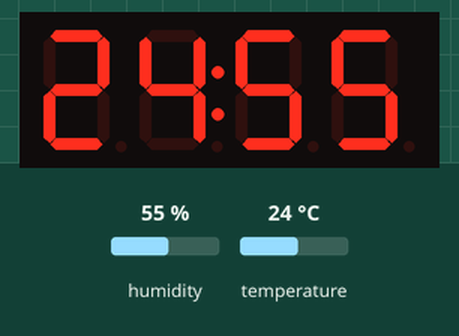
Simulated run of this sketch. Board: Arduino Uno, built with avr-gcc and run on an emulated ATmega328P. On the bench: 4-digit seven-segment display. Inputs (shaded band) come from the test bench; at power-on: humidity 55 %, temperature 24 °C.

Above: at 10.8 s.
10.9 s: humidity set to 22 %
At 21.2 s:
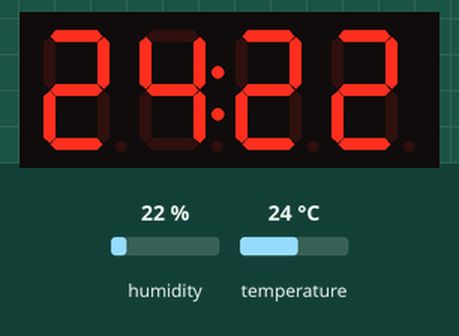
21.6 s: temperature set to 12 °C
At 31.3 s:
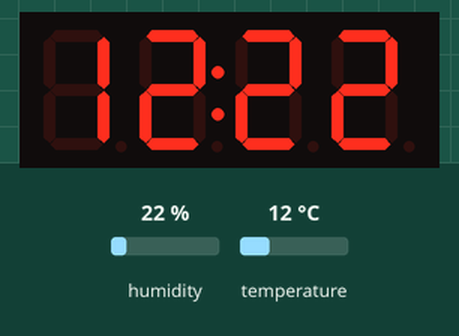
31.6 s: humidity set to 40 %
At 41.3 s:
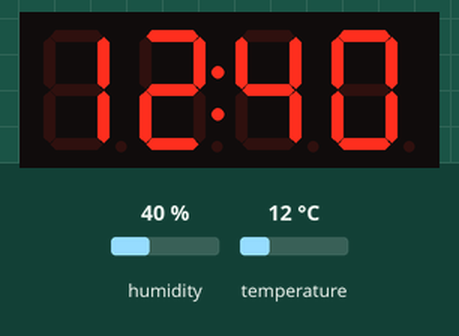
41.6 s: temperature set to 19 °C
At 51.4 s:
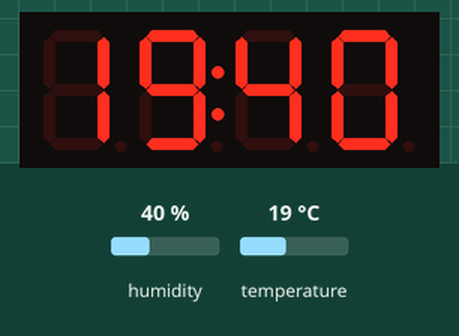
Timing chart, 0 to 52.7 s (numbered marks = the images above; inputs shaded):
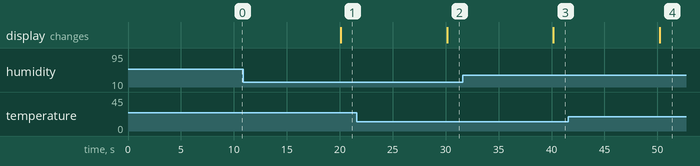

Measured:
- after the input at 10.9 s, the display: changes after 9.2 s (image 1)
- after the input at 21.6 s, the display: changes after 8.5 s (image 2)
- after the input at 31.6 s, the display: changes after 8.6 s (image 3)
- after the input at 41.6 s, the display: changes after 8.6 s (image 4)

The sketch:

dht11_with_led.ino
```cpp
#include "DHT.h"
#include "TM1637.h"

#define DHTPIN 8
#define CLK 11
#define DIO 13

// задаем тип подключаемого датчика
#define DHTTYPE DHT11

// обьявляем обьект dht с параметрами
DHT dht(DHTPIN, DHTTYPE);
TM1637 tm1637(CLK, DIO);

void setup() {
  Serial.begin(9600);
  tm1637.init();
  /*
     BRIGHT_TYPICAL = 2 Средний
     BRIGHT_DARKEST = 0 Тёмный
     BRIGHTEST = 7      Яркий
  */
  tm1637.set(BRIGHT_TYPICAL);
  dht.begin(); // запускаем датчик
}

void loop() {

  int h = dht.readHumidity();
  int t = dht.readTemperature();

  char t1 = t / 10;
  char t2 = t % 10;

  char h1 = h / 10;
  char h2 = h % 10;

  int8_t DispMSG[] = {t1, t2, h1, h2};

  tm1637.point(true);

  tm1637.display(DispMSG);

  delay(10000);
}
```
